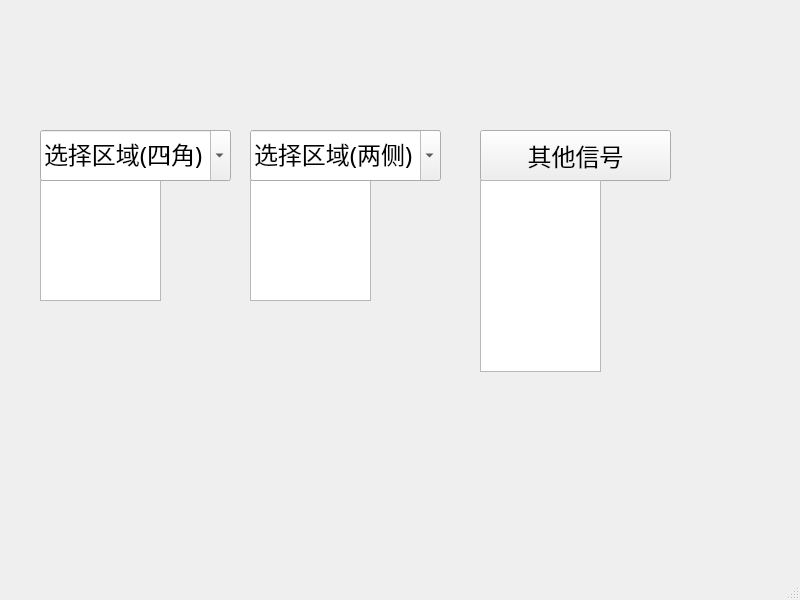
<?xml version="1.0" encoding="UTF-8"?>
<ui version="4.0">
 <class>MainWindow</class>
 <widget class="QMainWindow" name="MainWindow">
  <property name="geometry">
   <rect>
    <x>0</x>
    <y>0</y>
    <width>800</width>
    <height>600</height>
   </rect>
  </property>
  <property name="windowTitle">
   <string>MainWindow</string>
  </property>
  <widget class="QWidget" name="centralwidget">
   <widget class="QListWidget" name="listWidget">
    <property name="geometry">
     <rect>
      <x>40</x>
      <y>180</y>
      <width>121</width>
      <height>121</height>
     </rect>
    </property>
    <property name="selectionRectVisible">
     <bool>false</bool>
    </property>
   </widget>
   <widget class="QListWidget" name="listWidget_2">
    <property name="geometry">
     <rect>
      <x>250</x>
      <y>180</y>
      <width>121</width>
      <height>121</height>
     </rect>
    </property>
   </widget>
   <widget class="QPushButton" name="pushButton_3">
    <property name="geometry">
     <rect>
      <x>480</x>
      <y>130</y>
      <width>191</width>
      <height>51</height>
     </rect>
    </property>
    <property name="font">
     <font>
      <family>Alibaba PuHuiTi</family>
      <pointsize>18</pointsize>
     </font>
    </property>
    <property name="text">
     <string>其他信号</string>
    </property>
   </widget>
   <widget class="QComboBox" name="comboBox">
    <property name="geometry">
     <rect>
      <x>40</x>
      <y>130</y>
      <width>191</width>
      <height>51</height>
     </rect>
    </property>
    <property name="font">
     <font>
      <family>Alibaba PuHuiTi</family>
      <pointsize>18</pointsize>
     </font>
    </property>
    <property name="editable">
     <bool>true</bool>
    </property>
    <property name="currentText">
     <string>选择区域(四角)</string>
    </property>
    <property name="placeholderText">
     <string/>
    </property>
   </widget>
   <widget class="QComboBox" name="comboBox_2">
    <property name="geometry">
     <rect>
      <x>250</x>
      <y>130</y>
      <width>191</width>
      <height>51</height>
     </rect>
    </property>
    <property name="font">
     <font>
      <family>Alibaba PuHuiTi</family>
      <pointsize>18</pointsize>
     </font>
    </property>
    <property name="editable">
     <bool>true</bool>
    </property>
    <property name="currentText">
     <string>选择区域(两侧)</string>
    </property>
    <property name="placeholderText">
     <string/>
    </property>
   </widget>
   <widget class="QListWidget" name="listWidget_3">
    <property name="geometry">
     <rect>
      <x>480</x>
      <y>180</y>
      <width>121</width>
      <height>192</height>
     </rect>
    </property>
   </widget>
  </widget>
  <widget class="QMenuBar" name="menubar">
   <property name="geometry">
    <rect>
     <x>0</x>
     <y>0</y>
     <width>800</width>
     <height>23</height>
    </rect>
   </property>
  </widget>
  <widget class="QStatusBar" name="statusbar"/>
 </widget>
 <resources/>
 <connections/>
</ui>
